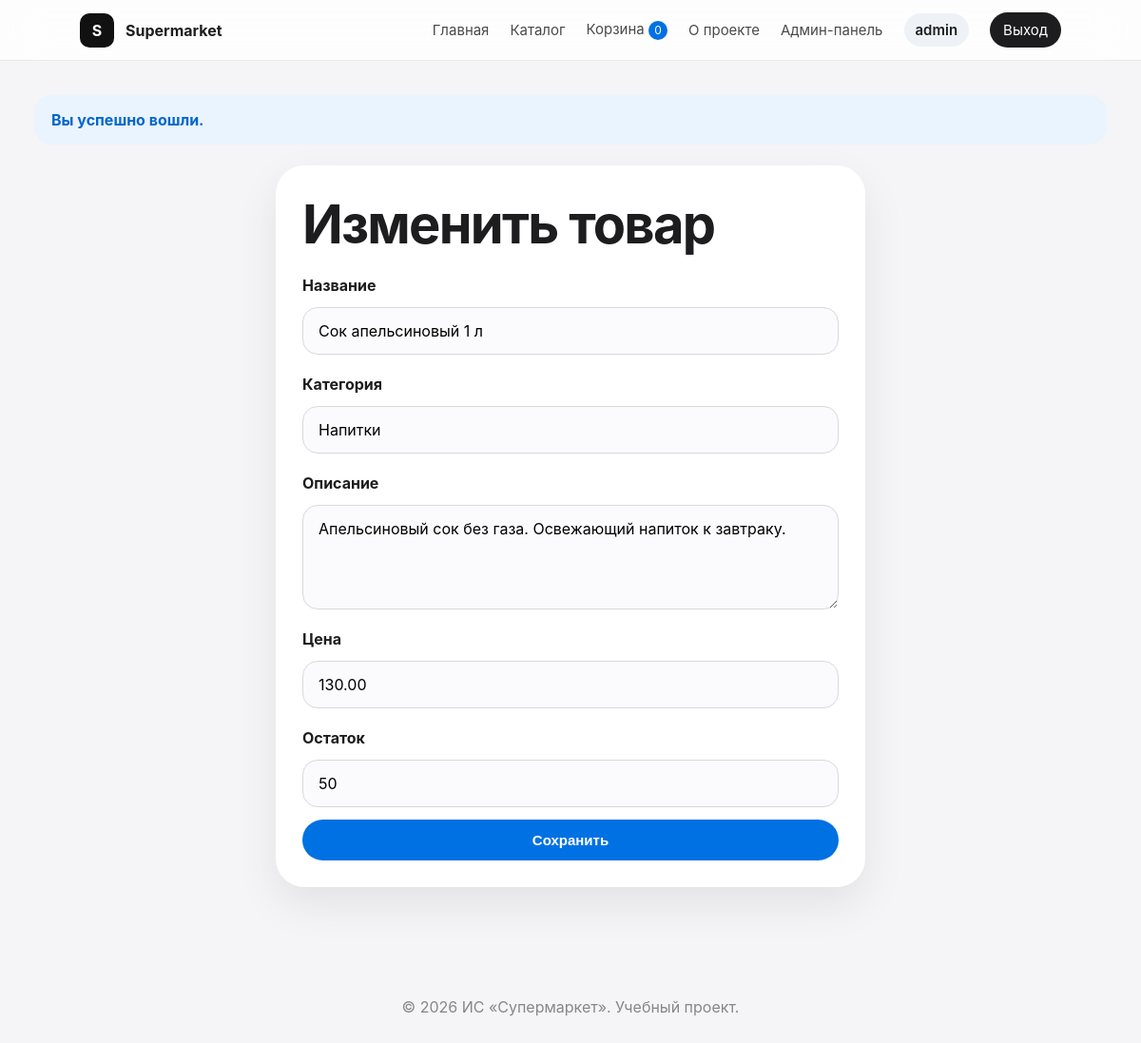
Page /index.php?page=admin_product_edit&id=7 (signed in) on the committed database.
### tables this page shows
CREATE TABLE `products` (
  `id` INT NOT NULL AUTO_INCREMENT,
  `name` VARCHAR(120) NOT NULL,
  `category` VARCHAR(80) NOT NULL,
  `description` TEXT NOT NULL,
  `price` DECIMAL(10,2) NOT NULL,
  `stock` INT NOT NULL DEFAULT 0,
  `is_deleted` TINYINT(1) NOT NULL DEFAULT 0,
  `created_at` TIMESTAMP NOT NULL DEFAULT CURRENT_TIMESTAMP,
  PRIMARY KEY (`id`)
);

### src/Router/Router.php (called while the page is built, shortened)
<?php
class Router
{
    public function route(string $page): string
    {
        switch ($page) {
            case 'admin_product_edit':
                return (new AdminController())->productEdit();
        }
    }
}

### src/Controllers/AdminController.php (the view, shortened to what this page needs)
<?php
class AdminController
{
    public function productEdit(): string
    {
        $id = (int)($_GET['id'] ?? 0);
        $pdo = Config::getPDO();
        $stmt = $pdo->prepare("SELECT * FROM products WHERE id = ?");
        $stmt->execute([$id]);
        $product = $stmt->fetch();
        return BaseTemplate::render('Изменить товар', $this->productForm($product));
    }
    private function productForm(array $product = []): string
    {
        $name = BaseTemplate::escape($product['name'] ?? '');
        $category = BaseTemplate::escape($product['category'] ?? '');
        $description = BaseTemplate::escape($product['description'] ?? '');
        $price = BaseTemplate::escape((string)($product['price'] ?? ''));
        $stock = BaseTemplate::escape((string)($product['stock'] ?? '0'));
        return "
            <section class='panel narrow'>
                <h1>" . (isset($product['id']) ? 'Изменить товар' : 'Добавить товар') . "</h1>
                <form method='post' class='form'>
                    <label>Название</label>
                    <input name='name' required value='{$name}'>
                    <label>Категория</label>
                    <input name='category' required value='{$category}' placeholder='Фрукты, Овощи, Напитки'>
                    <label>Описание</label>
                    <textarea name='description' required>{$description}</textarea>
                    <label>Цена</label>
                    <input name='price' type='number' step='0.01' required value='{$price}'>
                    <label>Остаток</label>
                    <input name='stock' type='number' required value='{$stock}'>
                    <button class='btn' type='submit'>Сохранить</button>
                </form>
            </section>
        ";
    }
}

### assets/css/style.css (style rules this page uses)
* { box-sizing: border-box; }
body { margin: 0; font-family: -apple-system, BlinkMacSystemFont, "Segoe UI", Arial, sans-serif; background: #f5f5f7; color: #1d1d1f; }
.btn { border: none; cursor: pointer; display: inline-flex; align-items: center; justify-content: center; text-decoration: none; background: #0071e3; color: white; padding: 13px 21px; border-radius: 999px; font-weight: 700; font-size: 15px; transition: 0.2s ease; }
.feature-card, .product-card, .admin-card, .role-card, .panel { background: white; border-radius: 30px; padding: 28px; box-shadow: 0 18px 45px rgba(0,0,0,0.08); }
.catalog-head h1, .panel h1 { font-size: clamp(36px, 5vw, 56px); margin: 0 0 12px; letter-spacing: -1.7px; }
.narrow { max-width: 620px; margin: 0 auto; }
.form { display: grid; gap: 13px; }
.form label { font-weight: 700; margin-top: 8px; }
input, textarea, select { width: 100%; padding: 14px 16px; border-radius: 16px; border: 1px solid #d8d8df; background: #fbfbfd; font: inherit; }
textarea { min-height: 110px; resize: vertical; }

### rows in the picture
products: name "Сок апельсиновый 1 л", category "Напитки", description "Апельсиновый сок без газа. Освежающий напиток к завтраку.", price "130.00", stock "50"

### other values in the picture
$basketCount "0"
$username "admin"
$flash "Вы успешно вошли."
